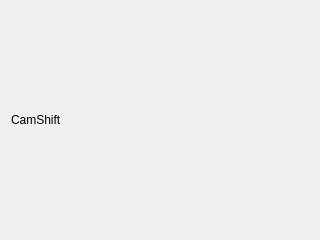
<?xml version="1.0" encoding="UTF-8"?>
<ui version="4.0">
 <class>Widget</class>
 <widget class="QWidget" name="Widget">
  <property name="geometry">
   <rect>
    <x>0</x>
    <y>0</y>
    <width>320</width>
    <height>240</height>
   </rect>
  </property>
  <property name="windowTitle">
   <string>Form</string>
  </property>
  <layout class="QGridLayout" name="gridLayout">
   <item row="1" column="0">
    <widget class="QLabel" name="label">
     <property name="text">
      <string>CamShift</string>
     </property>
    </widget>
   </item>
  </layout>
 </widget>
 <resources/>
 <connections/>
</ui>
